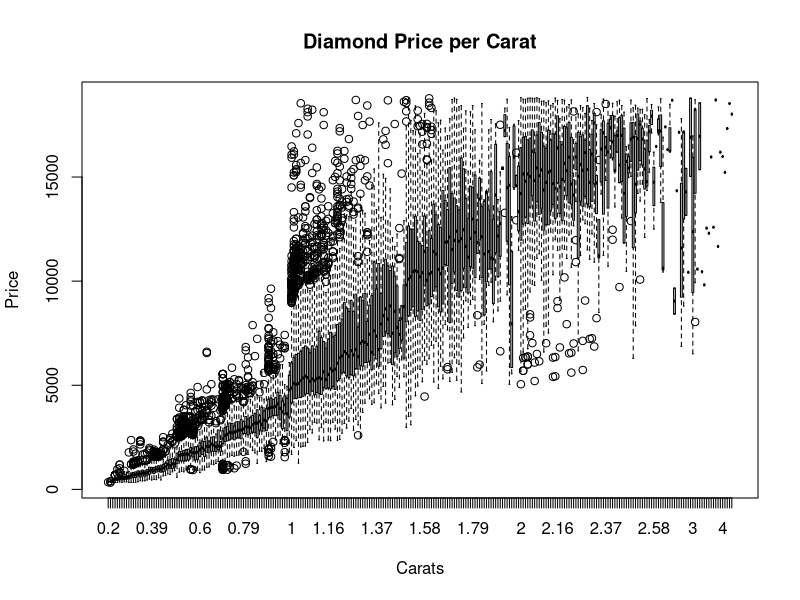
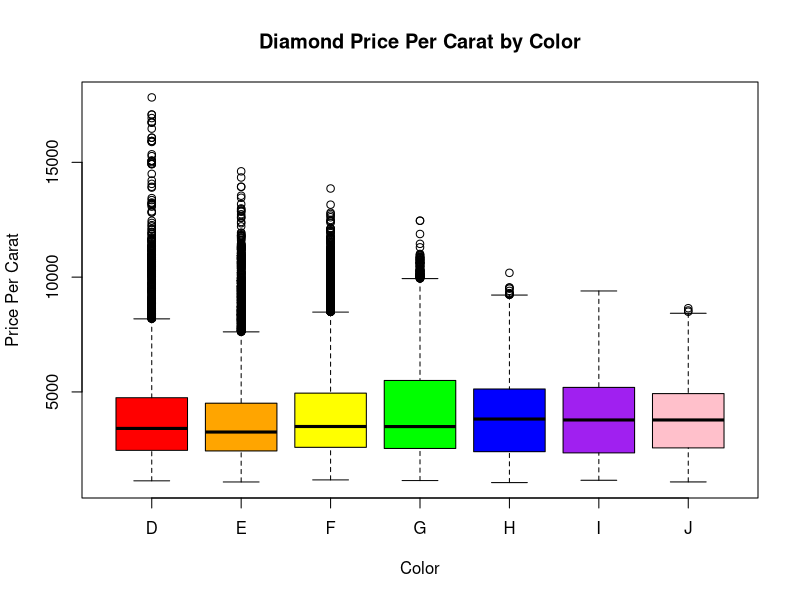
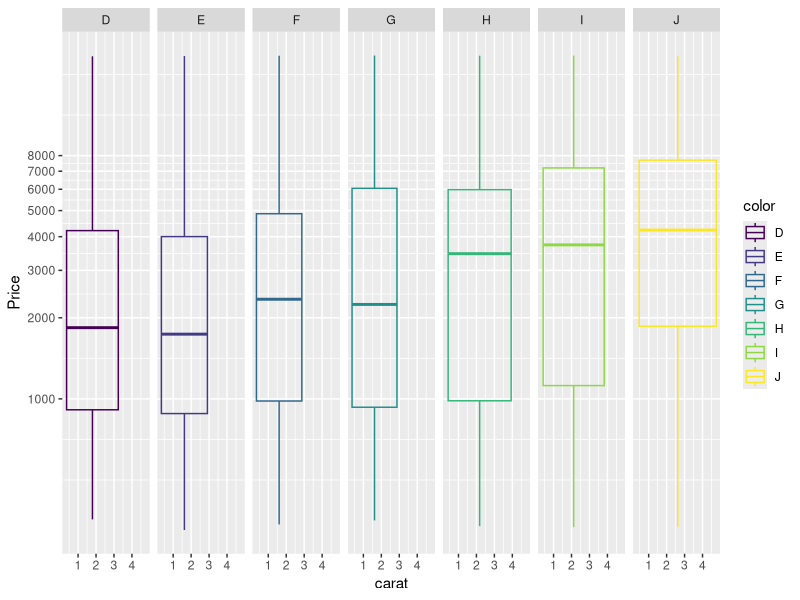
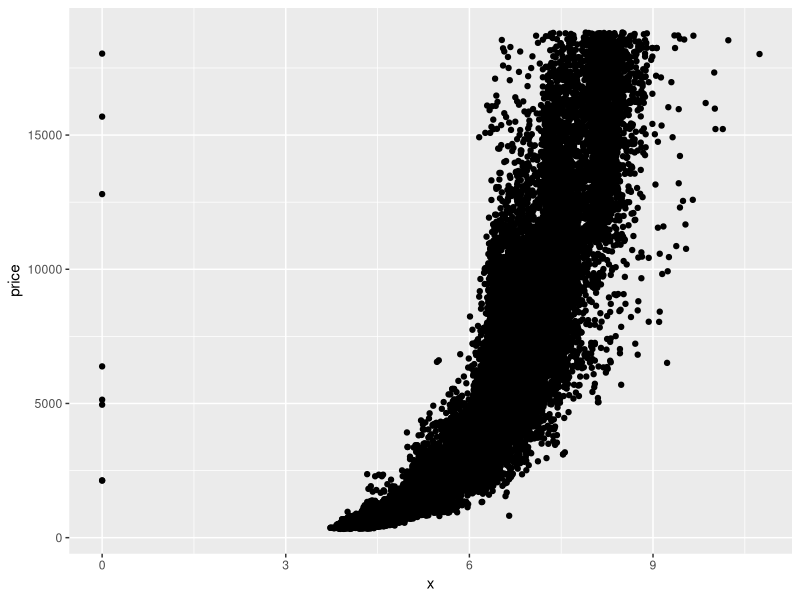
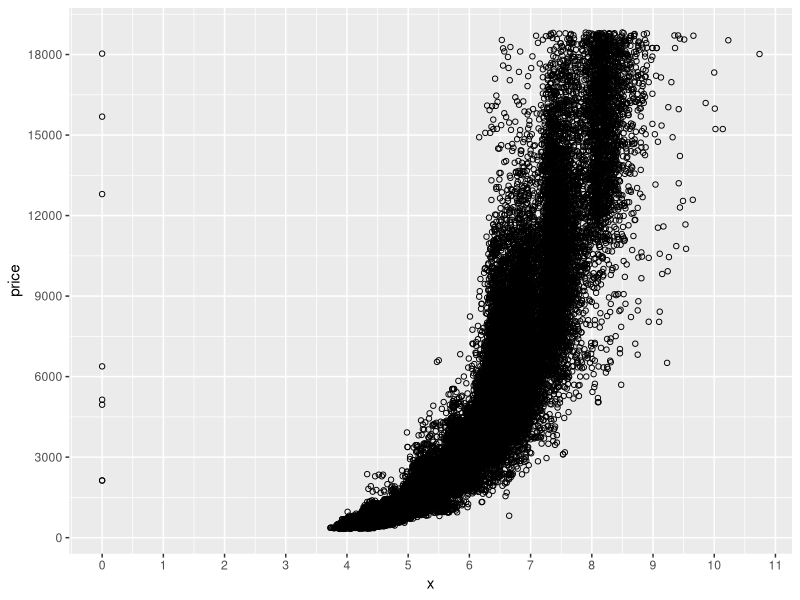
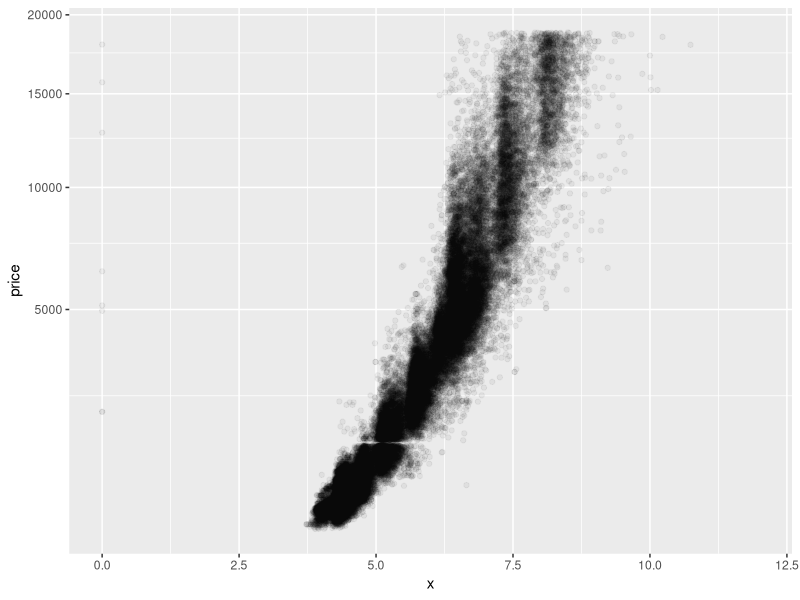
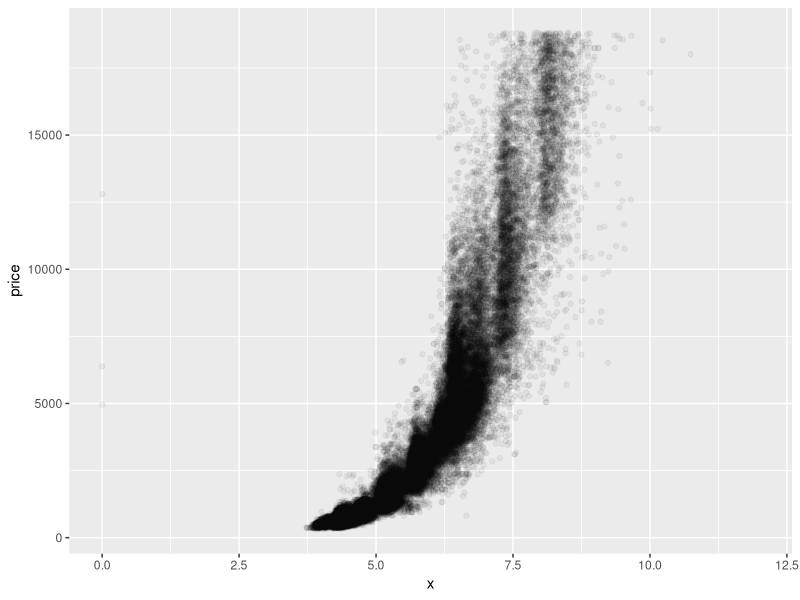
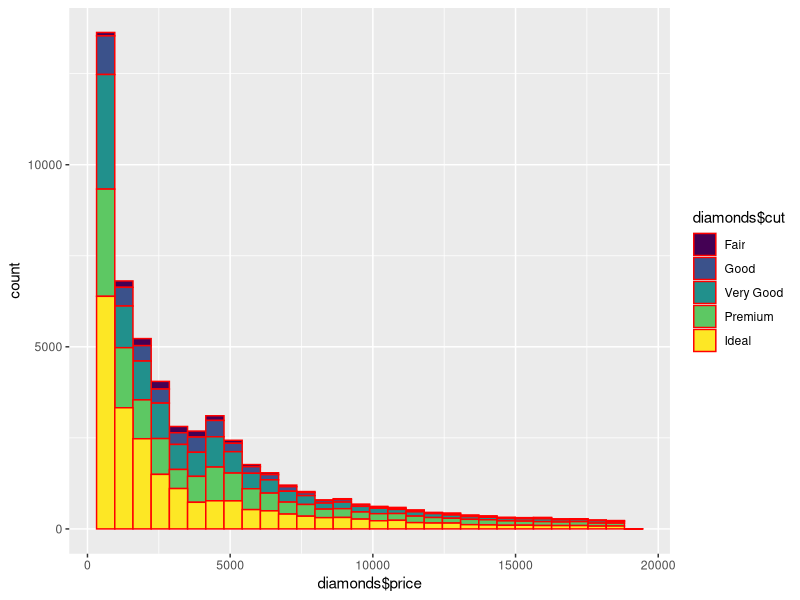

Generate these figures, in order, with R:
## ---- chunk 1
suppressMessages(library(dplyr))
suppressMessages(library(tidyr))
suppressMessages(library(ggplot2))
suppressMessages(library("datasets"))
diamonds <- data.frame(diamonds)
## ---- chunk 2
names(diamonds)
glimpse(diamonds)
## ---- chunk 3
boxplot(price~carat, data = diamonds, main = 'Diamond Price per Carat', xlab = 'Carats', ylab = 'Price')
## ---- chunk 4
diamonds$price_per_carat <- diamonds$price/diamonds$carat
head(diamonds$price_per_carat)
## ---- chunk 5
boxplot(diamonds$price_per_carat ~ diamonds$color, main = "Diamond Price Per Carat by Color", xlab = "Color", ylab = "Price Per Carat", col = c('red', 'orange', 'yellow', 'green', 'blue', 'purple', 'pink'))
## ---- chunk 6
gp <- ggplot(diamonds, aes(carat, price))
gp + geom_boxplot(aes(color = color), alpha = 1/20)+
  facet_wrap(~color, ncol = 7)+
  scale_y_log10(name = 'Price', breaks = seq(0, 8000, 1000))
## ---- chunk 7
summary(diamonds$x)
qplot(x, price, data = diamonds)
## ---- chunk 8
ggplot(diamonds, aes(x = x, y = price))+
geom_point(shape = 1)+
scale_x_continuous(breaks = seq(0, 12, 1))+
scale_y_continuous(breaks = seq(0, 18000, 3000))
## ---- chunk 9
gp1 <- ggplot(aes(x = x, y = price), data = diamonds)+
  geom_point(alpha = 1/20)+
  xlim(0, 12)+
  coord_trans(y = 'sqrt')

gp2 <- ggplot(aes(x = x, y = price), data = diamonds)+
  geom_jitter(alpha = 1/20)+
  xlim(0,12)
  ylim(300, 15000)

gp1
gp2
## ---- chunk 10
cor.test(diamonds$x, diamonds$price, method = "pearson")
## ---- chunk 11
 ggh <-  ggplot(data = diamonds, aes(diamonds$price)) + 
     geom_histogram(col="red", 
                    aes(fill = diamonds$cut))
ggh
## ---- chunk 12
 ggh + facet_wrap(~color, ncol = 2)+
xlim(300,15000)+
ylim(0, 5000)
